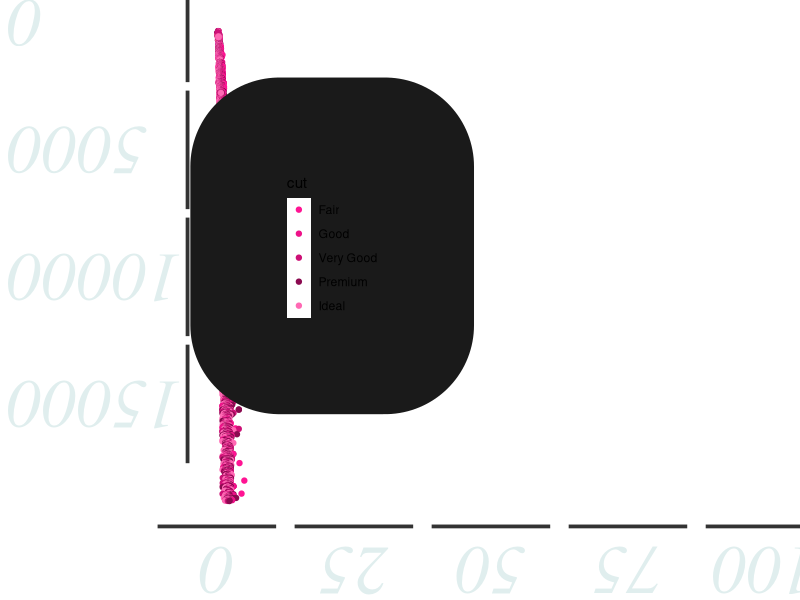

Write R code to recreate this figure.
library(ggplot2)

ggplot(diamonds, aes(x = carat, y = price, colour = cut, label = )) + 
  geom_point()+ 
  
  #reverse the y axis 
  scale_y_reverse()+
  
  #change the scale to bunch up the data
  xlim(0,100)+
  
  #change the colours to make them nearly all the same
  scale_color_manual(values=c("deeppink", "deeppink2", "deeppink3","deeppink4","hotpink"))+
  
  theme(
    #make the legend background and text colours too hard to read
    #make legend too big and position the it over the graph
    legend.background = element_rect(fill = "black", size = 60, colour = "gray10"),
    legend.justification = c(2, 2),
    legend.position = c(0.5, 1),
    
    #make the chart background white
    panel.background = element_rect(fill = "white"),
    
    #change gridlines to white
    panel.grid.major = element_line(colour = "white"),
    
    #or just remove the gridlines completely
    panel.grid.minor = element_blank(),
    
    #remove axis labels
    axis.title.x = element_blank(), 
    axis.title.y = element_blank(),
    
    #make the axis ticks so wide they are useless
    axis.ticks = element_line(size = 40),
    
    #make the font TNR, italic, really big and upsidedown
    axis.text = element_text(colour = "azure2",
                             angle = -180,
                             face = "italic",
                             family = "Times",
                             size = 50 )
)
  
 

